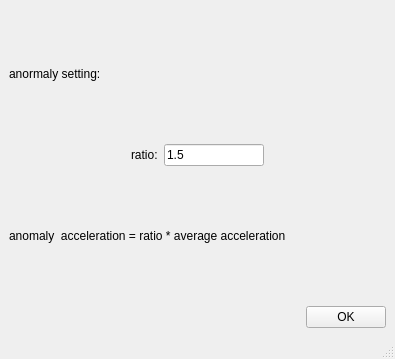
<?xml version="1.0" encoding="UTF-8"?>
<ui version="4.0">
 <class>MainWindow</class>
 <widget class="QMainWindow" name="MainWindow">
  <property name="geometry">
   <rect>
    <x>0</x>
    <y>0</y>
    <width>395</width>
    <height>359</height>
   </rect>
  </property>
  <property name="windowTitle">
   <string>MainWindow</string>
  </property>
  <widget class="QWidget" name="centralwidget">
   <layout class="QGridLayout" name="gridLayout_2">
    <item row="0" column="0">
     <layout class="QGridLayout" name="gridLayout">
      <item row="0" column="0">
       <layout class="QHBoxLayout" name="horizontalLayout_2">
        <item>
         <widget class="QLabel" name="label">
          <property name="text">
           <string>anormaly setting:</string>
          </property>
         </widget>
        </item>
        <item>
         <spacer name="horizontalSpacer_2">
          <property name="orientation">
           <enum>Qt::Horizontal</enum>
          </property>
          <property name="sizeHint" stdset="0">
           <size>
            <width>40</width>
            <height>20</height>
           </size>
          </property>
         </spacer>
        </item>
       </layout>
      </item>
      <item row="1" column="0">
       <layout class="QHBoxLayout" name="horizontalLayout">
        <item>
         <spacer name="horizontalSpacer_4">
          <property name="orientation">
           <enum>Qt::Horizontal</enum>
          </property>
          <property name="sizeHint" stdset="0">
           <size>
            <width>40</width>
            <height>20</height>
           </size>
          </property>
         </spacer>
        </item>
        <item>
         <widget class="QLabel" name="label_2">
          <property name="text">
           <string>ratio:</string>
          </property>
         </widget>
        </item>
        <item>
         <widget class="QLineEdit" name="lineEdit">
          <property name="maximumSize">
           <size>
            <width>100</width>
            <height>16777215</height>
           </size>
          </property>
          <property name="text">
           <string>1.5</string>
          </property>
         </widget>
        </item>
        <item>
         <spacer name="horizontalSpacer_3">
          <property name="orientation">
           <enum>Qt::Horizontal</enum>
          </property>
          <property name="sizeHint" stdset="0">
           <size>
            <width>40</width>
            <height>20</height>
           </size>
          </property>
         </spacer>
        </item>
       </layout>
      </item>
      <item row="2" column="0">
       <widget class="QLabel" name="label_3">
        <property name="text">
         <string>anomaly  acceleration = ratio * average acceleration</string>
        </property>
       </widget>
      </item>
      <item row="3" column="0">
       <layout class="QHBoxLayout" name="horizontalLayout_3">
        <item>
         <spacer name="horizontalSpacer">
          <property name="orientation">
           <enum>Qt::Horizontal</enum>
          </property>
          <property name="sizeHint" stdset="0">
           <size>
            <width>40</width>
            <height>20</height>
           </size>
          </property>
         </spacer>
        </item>
        <item>
         <widget class="QPushButton" name="pushButton">
          <property name="text">
           <string>OK</string>
          </property>
         </widget>
        </item>
       </layout>
      </item>
     </layout>
    </item>
   </layout>
  </widget>
  <widget class="QMenuBar" name="menubar">
   <property name="geometry">
    <rect>
     <x>0</x>
     <y>0</y>
     <width>395</width>
     <height>22</height>
    </rect>
   </property>
  </widget>
  <widget class="QStatusBar" name="statusbar"/>
 </widget>
 <resources/>
 <connections>
  <connection>
   <sender>pushButton</sender>
   <signal>clicked(bool)</signal>
   <receiver>MainWindow</receiver>
   <slot>close()</slot>
   <hints>
    <hint type="sourcelabel">
     <x>352</x>
     <y>324</y>
    </hint>
    <hint type="destinationlabel">
     <x>239</x>
     <y>319</y>
    </hint>
   </hints>
  </connection>
 </connections>
</ui>
